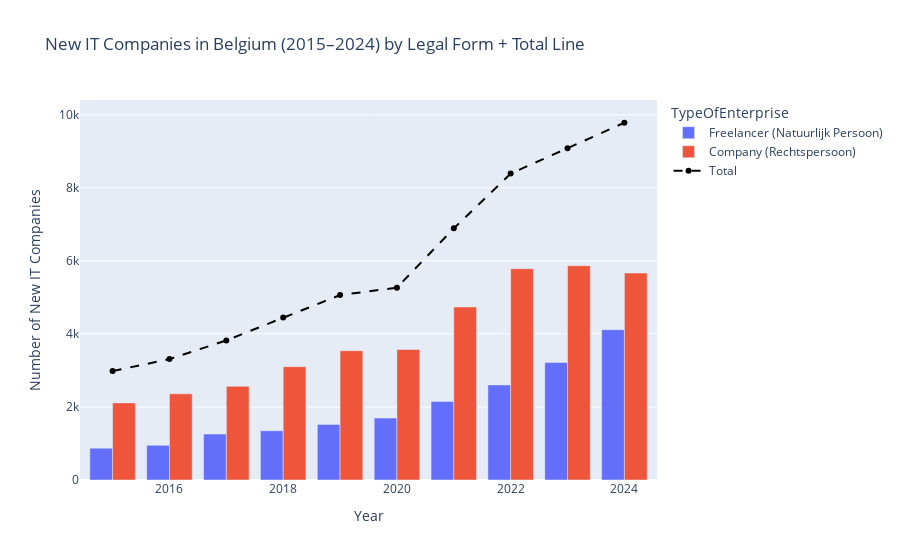

The cell this chart's notebook holds for it:
### Code cell
# Lets plot this data
import pandas as pd
import plotly.express as px
import plotly.graph_objects as go
import plotly.io as pio
import os

# Ensure 'figures' folder exists
os.makedirs("figures", exist_ok=True)

# Breakdown by legal form (Freelancer vs Company)
detailed_data = {
    "year": [
        2015, 2015, 2016, 2016, 2017, 2017, 2018, 2018, 2019, 2019,
        2020, 2020, 2021, 2021, 2022, 2022, 2023, 2023, 2024, 2024
    ],
    "TypeOfEnterprise": [
        1, 2, 1, 2, 1, 2, 1, 2, 1, 2,
        1, 2, 1, 2, 1, 2, 1, 2, 1, 2
    ],
    "count": [
        871, 2112, 951, 2360, 1257, 2565, 1348, 3103, 1523, 3541,
        1695, 3573, 2152, 4739, 2604, 5786, 3216, 5867, 4117, 5666
    ]
}

# Total per year
total_data = {
    "year": [2015, 2016, 2017, 2018, 2019, 2020, 2021, 2022, 2023, 2024],
    "yearly_total": [2983, 3311, 3822, 4451, 5064, 5268, 6891, 8390, 9083, 9783]
}

# Create DataFrames
df_detailed = pd.DataFrame(detailed_data)
df_total = pd.DataFrame(total_data)

# Map enterprise type codes to labels
df_detailed["TypeOfEnterprise"] = df_detailed["TypeOfEnterprise"].map({
    1: "Freelancer (Natuurlijk Persoon)",
    2: "Company (Rechtspersoon)"
})

# Create grouped bar chart
fig = px.bar(
    df_detailed,
    x="year",
    y="count",
    color="TypeOfEnterprise",
    barmode="group",
    labels={"count": "Number of New IT Companies", "year": "Year"},
    title="New IT Companies in Belgium (2015–2024) by Legal Form + Total Line"
)

# Add total line as dashed overlay
fig.add_trace(go.Scatter(
    x=df_total["year"],
    y=df_total["yearly_total"],
    mode="lines+markers",
    name="Total",
    line=dict(color="black", width=2, dash="dash")
))

# Save to HTML
pio.write_html(fig, "figures/new_it_companies_combined_2015_2024.html")

# Show in notebook
fig.show()

### Figure 1 — Plotly figure (JSON) as saved in the notebook; plotly's stock layout.template omitted (floating-point values rounded to 4 significant figures)
{"data": [{"alignmentgroup": "True", "hovertemplate": "TypeOfEnterprise=Freelancer (Natuurlijk Persoon)<br>Year=%{x}<br>Number of New IT Companies=%{y}<extra></extra>", "legendgroup": "Freelancer (Natuurlijk Persoon)", "marker": {"color": "#636efa", "pattern": {"shape": ""}}, "name": "Freelancer (Natuurlijk Persoon)", "offsetgroup": "Freelancer (Natuurlijk Persoon)", "orientation": "v", "showlegend": true, "textposition": "auto", "type": "bar", "x": [2015, 2016, 2017, 2018, 2019, 2020, 2021, 2022, 2023, 2024], "xaxis": "x", "y": [871, 951, 1257, 1348, 1523, 1695, 2152, 2604, 3216, 4117], "yaxis": "y"}, {"alignmentgroup": "True", "hovertemplate": "TypeOfEnterprise=Company (Rechtspersoon)<br>Year=%{x}<br>Number of New IT Companies=%{y}<extra></extra>", "legendgroup": "Company (Rechtspersoon)", "marker": {"color": "#EF553B", "pattern": {"shape": ""}}, "name": "Company (Rechtspersoon)", "offsetgroup": "Company (Rechtspersoon)", "orientation": "v", "showlegend": true, "textposition": "auto", "type": "bar", "x": [2015, 2016, 2017, 2018, 2019, 2020, 2021, 2022, 2023, 2024], "xaxis": "x", "y": [2112, 2360, 2565, 3103, 3541, 3573, 4739, 5786, 5867, 5666], "yaxis": "y"}, {"line": {"color": "black", "dash": "dash", "width": 2}, "mode": "lines+markers", "name": "Total", "type": "scatter", "x": [2015, 2016, 2017, 2018, 2019, 2020, 2021, 2022, 2023, 2024], "y": [2983, 3311, 3822, 4451, 5064, 5268, 6891, 8390, 9083, 9783]}], "layout": {"barmode": "group", "legend": {"title": {"text": "TypeOfEnterprise"}, "tracegroupgap": 0}, "title": {"text": "New IT Companies in Belgium (2015–2024) by Legal Form + Total Line"}, "xaxis": {"anchor": "y", "domain": [0, 1], "title": {"text": "Year"}}, "yaxis": {"anchor": "x", "domain": [0, 1], "title": {"text": "Number of New IT Companies"}}}}
